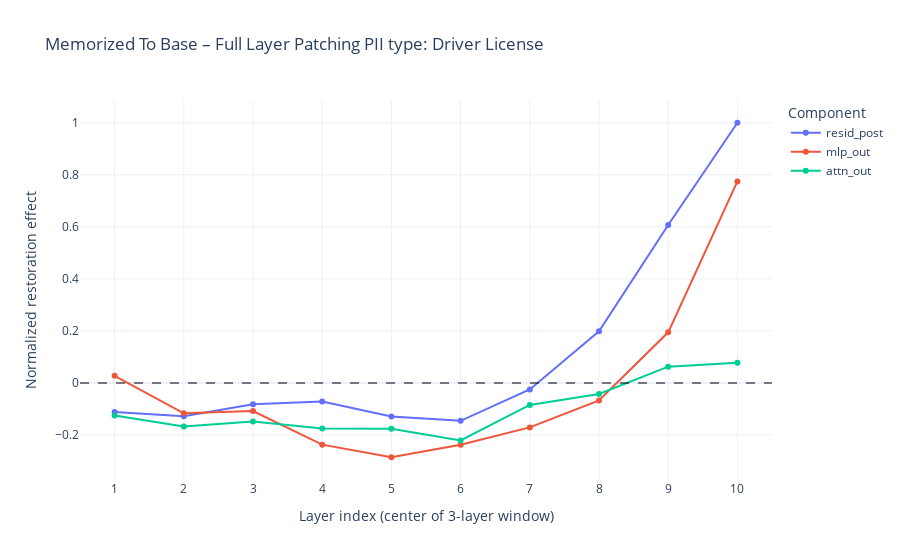
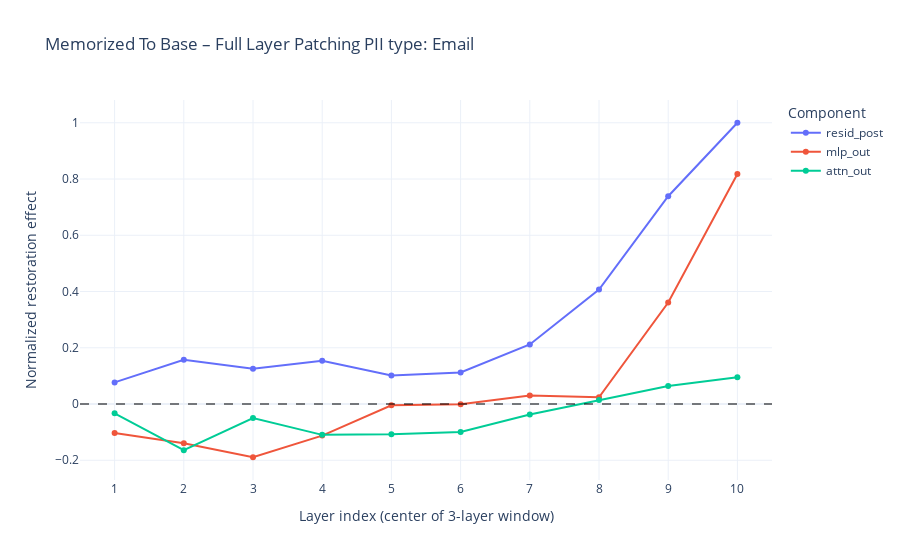
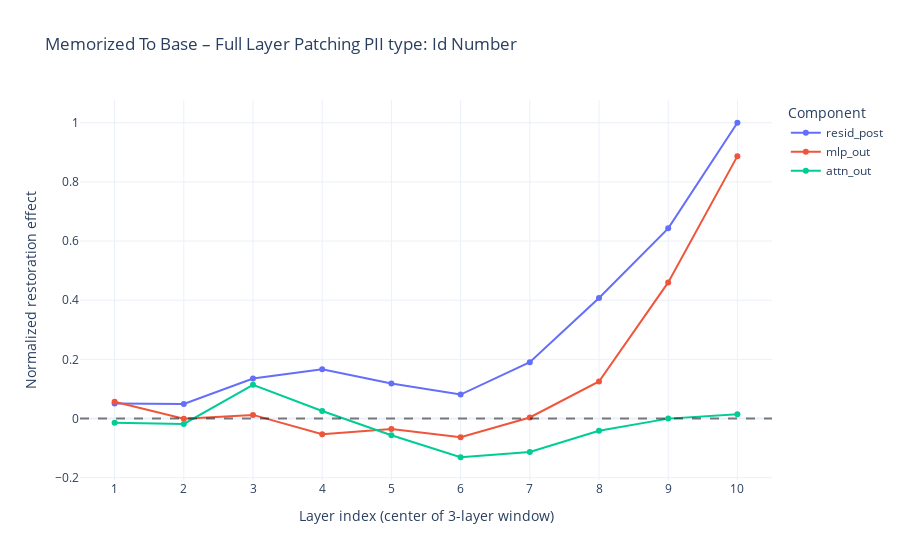
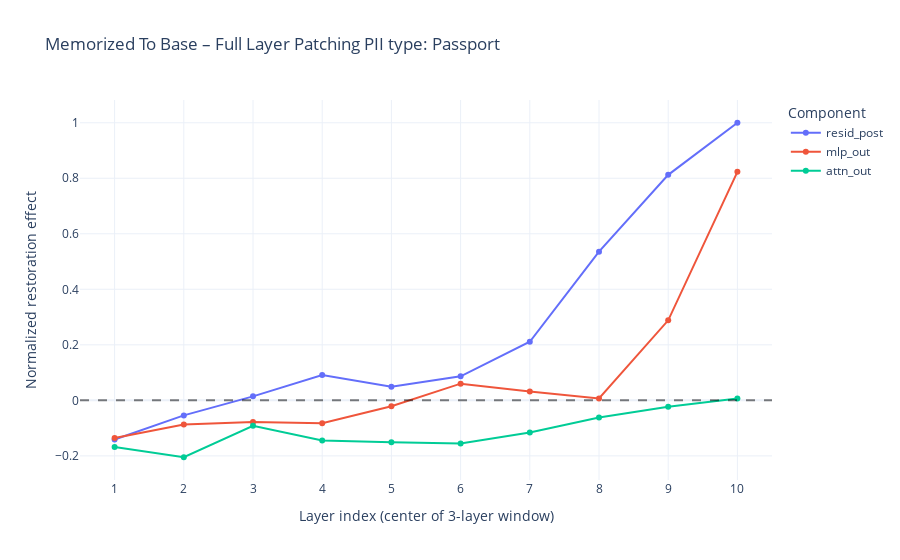

Here is the notebook cell these charts were saved with, in order:
### Code cell
PATCH_DIRECTION_SWEEP_MEM = "memorized_to_base"
COMPONENTS_MEM = ["resid_post", "mlp_out", "attn_out"]
RUN_ID_SWEEP_MEM = f"v2_layer_sweep_{WINDOW_SIZE}_layer_window"

tl_target_model, tl_control_model, tokenizer = load_pythia_models(
    MODEL_SIZE,
    MEMORIZED_MODEL_PATH,
    BASE_MODEL_PATH,
    DEVICE,
)
baseline_metrics = compute_baseline_metrics(tl_control_model, tl_target_model, tokenized_pii_data)
results = {}
layer_names = COMPONENTS_MEM
for pii_type, samples in tqdm(tokenized_pii_data.items(), desc="PII type", position=0):
    results[pii_type] = {}
    results[pii_type]["num_target_tokens"] = samples["num_target_tokens"]
    baseline_ctrl_logprob = baseline_metrics[pii_type]["mean_ctrl_logprob"]
    for layer_name in tqdm(layer_names, desc=f"{pii_type} layer name", position=1):
        results[pii_type][layer_name] = patch_layer_activations(
            tl_control_model,
            tl_target_model,
            layer_name,
            samples,
            baseline_metrics,
            WINDOW_SIZE,
        )

n_layers = tl_control_model.cfg.n_layers
patched_layer_indices = np.arange(WINDOW_SIZE // 2, n_layers - WINDOW_SIZE // 2)  # centers of WINDOW_SIZE-layer windows

for pii_type, pii_results in results.items():
    num_target_tokens = pii_results["num_target_tokens"]
    fig = go.Figure()
    for component in COMPONENTS_MEM:
        effect = pii_results[component]
        fig.add_trace(
            go.Scatter(
                x=patched_layer_indices,
                y=effect[patched_layer_indices],
                mode="lines+markers",
                name=component,
            )
        )

    title = (
        f"{PATCH_DIRECTION_SWEEP_MEM.replace('_', ' ').title()} - Full Layer Patching\n"
        f"PII type: {pii_type.replace('_', ' ').title()}"
    )

    fig.add_hline(y=0, line_dash="dash", line_color="black", opacity=0.5)
    fig.update_xaxes(
        title_text=f"Layer index (center of {WINDOW_SIZE}-layer window)" if WINDOW_SIZE > 1 else "Layer index",
        tickmode="array",
        tickvals=patched_layer_indices,
        range=[patched_layer_indices[0] - 0.5, patched_layer_indices[-1] + 0.5],
    )
    fig.update_yaxes(title_text="Effect")

    meta = {
        "run_id": RUN_ID_SWEEP_MEM,
        "patch_direction": PATCH_DIRECTION_SWEEP_MEM,
        "components": ", ".join(COMPONENTS_MEM),
        "pii_type": pii_type,
        "model_name": BASE_MODEL_NAME,
        "model_size_m": MODEL_SIZE,
        "num_target_tokens": int(num_target_tokens),
        "n_layers": int(n_layers),
    }

    fig.update_layout(
        title=title,
        legend_title_text="Component",
        template="plotly_white",
        meta=meta,
    )

    out_dir = OUTPUT_VIS_DIR / PATCH_DIRECTION_SWEEP_MEM / RUN_ID_SWEEP_MEM
    os.makedirs(out_dir, exist_ok=True)

    stem = (
        f"layer_sweep"
        f"__pii-{pii_type}"
        f"__components-{'-'.join(COMPONENTS_MEM)}"
        f"__ntok-{num_target_tokens}"
        f"__run-{RUN_ID_SWEEP_MEM}"
    )

    output_path = (out_dir / stem).with_suffix(".png")
    fig.write_image(output_path)
    print(f"Saved figure to: {output_path}")

    fig.show()

RESULTS[RUN_ID_SWEEP_MEM + "_" + PATCH_DIRECTION_SWEEP_MEM] = results

### Figure 1 — Plotly figure (JSON) as saved in the notebook; plotly's stock layout.template omitted (floating-point values rounded to 4 significant figures)
{"data": [{"mode": "lines+markers", "name": "resid_post", "type": "scatter", "x": [1, 2, 3, 4, 5, 6, 7, 8, 9, 10], "y": [-0.1122, -0.1281, -0.08254, -0.072, -0.1289, -0.1459, -0.02527, 0.1983, 0.607, 1.0]}, {"mode": "lines+markers", "name": "mlp_out", "type": "scatter", "x": [1, 2, 3, 4, 5, 6, 7, 8, 9, 10], "y": [0.02723, -0.1168, -0.1084, -0.2374, -0.2858, -0.2379, -0.1712, -0.0675, 0.1944, 0.7746]}, {"mode": "lines+markers", "name": "attn_out", "type": "scatter", "x": [1, 2, 3, 4, 5, 6, 7, 8, 9, 10], "y": [-0.1257, -0.1676, -0.1482, -0.1751, -0.1763, -0.2213, -0.08485, -0.04255, 0.06231, 0.0771]}], "layout": {"legend": {"title": {"text": "Component"}}, "meta": {"components": "resid_post, mlp_out, attn_out", "model_name": "EleutherAI/pythia-160m", "model_size_m": 160, "n_layers": 12, "num_target_tokens": 1, "patch_direction": "memorized_to_base", "pii_type": "driver_license", "run_id": "v2_layer_sweep_3_layer_window"}, "shapes": [{"line": {"color": "black", "dash": "dash"}, "opacity": 0.5, "type": "line", "x0": 0, "x1": 1, "xref": "x domain", "y0": 0, "y1": 0, "yref": "y"}], "title": {"text": "Memorized To Base – Full Layer Patching\nPII type: Driver License"}, "xaxis": {"range": [0.5, 10.5], "tickmode": "array", "tickvals": [1, 2, 3, 4, 5, 6, 7, 8, 9, 10], "title": {"text": "Layer index (center of 3-layer window)"}}, "yaxis": {"title": {"text": "Normalized restoration effect"}}}}

### Figure 2 — Plotly figure (JSON) as saved in the notebook; plotly's stock layout.template omitted (floating-point values rounded to 4 significant figures)
{"data": [{"mode": "lines+markers", "name": "resid_post", "type": "scatter", "x": [1, 2, 3, 4, 5, 6, 7, 8, 9, 10], "y": [0.07689, 0.1572, 0.1249, 0.154, 0.1016, 0.1121, 0.2117, 0.4068, 0.7387, 1.0]}, {"mode": "lines+markers", "name": "mlp_out", "type": "scatter", "x": [1, 2, 3, 4, 5, 6, 7, 8, 9, 10], "y": [-0.1033, -0.1395, -0.1893, -0.1123, -0.004324, -0.000538, 0.03008, 0.02383, 0.3609, 0.8175]}, {"mode": "lines+markers", "name": "attn_out", "type": "scatter", "x": [1, 2, 3, 4, 5, 6, 7, 8, 9, 10], "y": [-0.03319, -0.164, -0.04972, -0.1097, -0.1079, -0.0996, -0.03698, 0.01387, 0.06406, 0.09531]}], "layout": {"legend": {"title": {"text": "Component"}}, "meta": {"components": "resid_post, mlp_out, attn_out", "model_name": "EleutherAI/pythia-160m", "model_size_m": 160, "n_layers": 12, "num_target_tokens": 1, "patch_direction": "memorized_to_base", "pii_type": "email", "run_id": "v2_layer_sweep_3_layer_window"}, "shapes": [{"line": {"color": "black", "dash": "dash"}, "opacity": 0.5, "type": "line", "x0": 0, "x1": 1, "xref": "x domain", "y0": 0, "y1": 0, "yref": "y"}], "title": {"text": "Memorized To Base – Full Layer Patching\nPII type: Email"}, "xaxis": {"range": [0.5, 10.5], "tickmode": "array", "tickvals": [1, 2, 3, 4, 5, 6, 7, 8, 9, 10], "title": {"text": "Layer index (center of 3-layer window)"}}, "yaxis": {"title": {"text": "Normalized restoration effect"}}}}

### Figure 3 — Plotly figure (JSON) as saved in the notebook; plotly's stock layout.template omitted (floating-point values rounded to 4 significant figures)
{"data": [{"mode": "lines+markers", "name": "resid_post", "type": "scatter", "x": [1, 2, 3, 4, 5, 6, 7, 8, 9, 10], "y": [0.0506, 0.04933, 0.1355, 0.1667, 0.1183, 0.08113, 0.1903, 0.4076, 0.643, 1.0]}, {"mode": "lines+markers", "name": "mlp_out", "type": "scatter", "x": [1, 2, 3, 4, 5, 6, 7, 8, 9, 10], "y": [0.05679, -0.0008144, 0.01238, -0.05286, -0.03571, -0.06303, 0.003611, 0.1252, 0.4603, 0.8871]}, {"mode": "lines+markers", "name": "attn_out", "type": "scatter", "x": [1, 2, 3, 4, 5, 6, 7, 8, 9, 10], "y": [-0.01422, -0.01829, 0.114, 0.02574, -0.05625, -0.1308, -0.113, -0.041, -0.0002389, 0.01416]}], "layout": {"legend": {"title": {"text": "Component"}}, "meta": {"components": "resid_post, mlp_out, attn_out", "model_name": "EleutherAI/pythia-160m", "model_size_m": 160, "n_layers": 12, "num_target_tokens": 1, "patch_direction": "memorized_to_base", "pii_type": "id_number", "run_id": "v2_layer_sweep_3_layer_window"}, "shapes": [{"line": {"color": "black", "dash": "dash"}, "opacity": 0.5, "type": "line", "x0": 0, "x1": 1, "xref": "x domain", "y0": 0, "y1": 0, "yref": "y"}], "title": {"text": "Memorized To Base – Full Layer Patching\nPII type: Id Number"}, "xaxis": {"range": [0.5, 10.5], "tickmode": "array", "tickvals": [1, 2, 3, 4, 5, 6, 7, 8, 9, 10], "title": {"text": "Layer index (center of 3-layer window)"}}, "yaxis": {"title": {"text": "Normalized restoration effect"}}}}

### Figure 4 — Plotly figure (JSON) as saved in the notebook; plotly's stock layout.template omitted (floating-point values rounded to 4 significant figures)
{"data": [{"mode": "lines+markers", "name": "resid_post", "type": "scatter", "x": [1, 2, 3, 4, 5, 6, 7, 8, 9, 10], "y": [-0.141, -0.05413, 0.01438, 0.09153, 0.04862, 0.08653, 0.211, 0.5357, 0.8123, 1.0]}, {"mode": "lines+markers", "name": "mlp_out", "type": "scatter", "x": [1, 2, 3, 4, 5, 6, 7, 8, 9, 10], "y": [-0.1358, -0.08715, -0.07805, -0.08214, -0.02146, 0.06015, 0.03221, 0.007076, 0.2883, 0.8233]}, {"mode": "lines+markers", "name": "attn_out", "type": "scatter", "x": [1, 2, 3, 4, 5, 6, 7, 8, 9, 10], "y": [-0.1684, -0.205, -0.0914, -0.1446, -0.1513, -0.1557, -0.1159, -0.06152, -0.02283, 0.006279]}], "layout": {"legend": {"title": {"text": "Component"}}, "meta": {"components": "resid_post, mlp_out, attn_out", "model_name": "EleutherAI/pythia-160m", "model_size_m": 160, "n_layers": 12, "num_target_tokens": 1, "patch_direction": "memorized_to_base", "pii_type": "passport", "run_id": "v2_layer_sweep_3_layer_window"}, "shapes": [{"line": {"color": "black", "dash": "dash"}, "opacity": 0.5, "type": "line", "x0": 0, "x1": 1, "xref": "x domain", "y0": 0, "y1": 0, "yref": "y"}], "title": {"text": "Memorized To Base – Full Layer Patching\nPII type: Passport"}, "xaxis": {"range": [0.5, 10.5], "tickmode": "array", "tickvals": [1, 2, 3, 4, 5, 6, 7, 8, 9, 10], "title": {"text": "Layer index (center of 3-layer window)"}}, "yaxis": {"title": {"text": "Normalized restoration effect"}}}}
